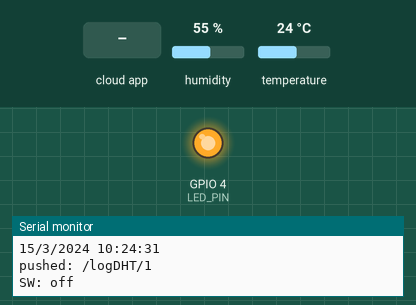
Bench run of a sketch on a simulated ESP8266 (NodeMCU). Parts: output pins drawn as LEDs (lit = HIGH), the last lines printed to the serial monitor. Inputs (shaded band) come from the test bench; at power-on: humidity 55 %, temperature 24 °C. WiFi joins after 1.5 s; servers stay silent unless stated; the local clock reads 2024-03-15 10:24:30 at power-on unless the sketch sets it; the Firebase database answers and starts empty.

Above: at 2.8 s.
2.9 s: the phone or cloud app sets LED to on
At 4.5 s:
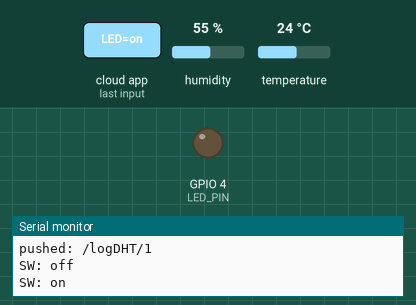
5.0 s: the phone or cloud app sets LED to off
At 6.4 s:
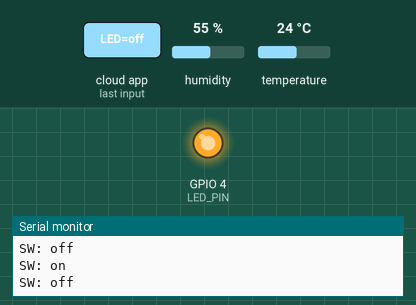
Timing chart, 0 to 8.0 s (numbered marks = the images above; inputs shaded):
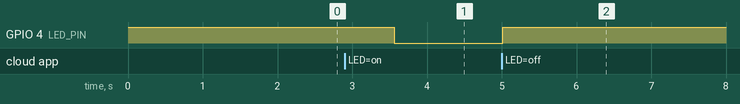

The sketch:

iot.ino
```cpp
#include <FirebaseArduino.h>
#include <ESP8266WiFi.h>
#include <DHT.h>
#include <time.h>
#define LED_PIN 4

// Config DHT
#define DHTPIN 5
#define DHTTYPE DHT22
DHT dht(DHTPIN, DHTTYPE);

// Config Firebase
#define FIREBASE_HOST "smartfarm-148.firebaseio.com"
#define FIREBASE_AUTH "***"

// Config connect WiFi
#define WIFI_SSID "eiei"
#define WIFI_PASSWORD "12345678"

// Config dateTime
int timezone = 7 * 3600;
int dst = 0;

void setup() {
  Serial.begin(115200);
  pinMode(LED_PIN, OUTPUT);
  digitalWrite(LED_PIN, HIGH);

  // connect to wifi.
  WiFi.begin(WIFI_SSID, WIFI_PASSWORD);
  Serial.print("connecting");
  while (WiFi.status() != WL_CONNECTED) {
    Serial.print(".");
    delay(500);
  }
  Serial.println();
  Serial.print("connected: ");
  Serial.println(WiFi.localIP());

  //setTime
  configTime(timezone, dst, "pool.ntp.org","time.nist.gov");
  Serial.println("\nWaiting for Internet time");

  while(!time(nullptr)){
     Serial.print("*");
     delay(1000);
  }
  Serial.println("\nTime response....OK");

  Firebase.begin(FIREBASE_HOST, FIREBASE_AUTH);
  Firebase.setString("/Node1/switch/LED", "off");
  //Firebase.stream("/Node1/switch/LED");
  dht.begin();
}

int i = 0;
String lastSW = "";
int hours = 0;
int minutes = 0;
int HH = 0;
int MM = 0;
int oldHH = 0;
int oldMM = 0;
int nD = 0;
int nM = 0;
int nY = 0;

void loop() {
  //showTime
  time_t now = time(nullptr);
  struct tm* p_tm = localtime(&now);
  if(i == 0){

    Serial.print(p_tm->tm_mday);
    Serial.print("/");
    Serial.print(p_tm->tm_mon + 1);
    Serial.print("/");
    Serial.print(p_tm->tm_year + 1900);

    Serial.print(" ");

    Serial.print(p_tm->tm_hour);
    Serial.print(":");
    Serial.print(p_tm->tm_min);
    Serial.print(":");
    Serial.println(p_tm->tm_sec);
    while ((p_tm->tm_year + 1900) == 1970) {
      time_t now = time(nullptr);
      struct tm* p_tm = localtime(&now);
      Serial.print(p_tm->tm_mday);
      Serial.print("/");
      Serial.print(p_tm->tm_mon + 1);
      Serial.print("/");
      Serial.print(p_tm->tm_year + 1900);

      Serial.print(" ");

      Serial.print(p_tm->tm_hour);
      Serial.print(":");
      Serial.print(p_tm->tm_min);
      Serial.print(":");
      Serial.println(p_tm->tm_sec);
    }
    oldHH = (p_tm->tm_hour+1);
    oldMM = (p_tm->tm_min+1);
  }
  HH = (p_tm->tm_hour);
  MM = (p_tm->tm_min);
  nD = (p_tm->tm_mday);
  nM = (p_tm->tm_mon + 1);
  nY = (p_tm->tm_year + 1900);

  // Read temp & Humidity for DHT22
  float h = dht.readHumidity();
  float t = dht.readTemperature();

  if (isnan(h) || isnan(t)) {
    Serial.println("Failed to read from DHT sensor!");
    delay(500);
    return;
  }

  if((i==0)||(oldMM == MM)){
    Firebase.setFloat("lastDHT/LHLF/humidity", h);
    if (Firebase.failed()) {
        Serial.print("set /humidity failed:");
        Serial.println(Firebase.error());
        return;
    }
    //Serial.print("set /humidity to ");
    //Serial.println(Firebase.getFloat("lastDHT/LHLF/humidity"));

    Firebase.setFloat("lastDHT/LHLF/temperature", t);
    if (Firebase.failed()) {
        Serial.print("set /temperature failed:");
        Serial.println(Firebase.error());
        return;
    }
    //Serial.print("set /temperature to ");
    //Serial.println(Firebase.getFloat("lastDHT/LHLF/temperature"));
    String tmp = String(HH)+":"+String(MM)+" น.";
    Firebase.setString("lastDHT/LHLF/timestamp", tmp);
    if (Firebase.failed()) {
        Serial.print("set /timestamp failed:");
        Serial.println(Firebase.error());
        return;
    }
    oldMM = (p_tm->tm_min+1);
    //Serial.print("oldMM : ");
    //Serial.println(oldMM);
  }
  if((i==0)||(oldHH == HH)){
    getDHTData(h,t,HH,MM);

    oldHH = (p_tm->tm_hour+1);
    //Serial.print("oldHH : ");
    //Serial.println(oldHH);
  }
  NewDoEvent();
  delay(1000);
  i=1;
  if(lastSW.indexOf("on") > -1){
    if(((p_tm->tm_hour) == hours)&&((p_tm->tm_min) == minutes)){
      Firebase.setString("/Node1/switch/LED", "off");
    }
  }
}
void getDHTData(float h,float t,int HH,int MM){
  String hf = String(h)+"%";
  String tf = String(t)+"°C";
  String tst = "";
  if(HH < 10){
    if(MM < 10){
      tst = "0"+String(HH)+":0"+String(MM)+" น.";
    }
    else{
      tst = "0"+String(HH)+":"+String(MM)+" น.";
    }
  }
  else{
    if(MM < 10){
      tst = String(HH)+":0"+String(MM)+" น.";
    }
    else{
      tst = String(HH)+":"+String(MM)+" น.";
    }
  }
  String nowSetDate = String(nD)+"/"+String(nM)+"/"+String(nY);
  StaticJsonBuffer<200> jsonBuffer;
  JsonObject& root = jsonBuffer.createObject();
  root["temperature"] = tf;
  root["humidity"] = hf;
  root["timestamp"] = tst;
  root["date"] = nowSetDate;

  // append a new value to /logDHT
  String name = Firebase.push("logDHT", root);
  // handle error
  if (Firebase.failed()) {
      Serial.print("pushing /logDHT failed:");
      Serial.println(Firebase.error());
      return;
  }
  Serial.print("pushed: /logDHT/");
  Serial.println(name);
}
void NewDoEvent(){
  String Fg = Firebase.getString("/Node1/switch/LED");
  //Serial.println(TFg);
  if(Firebase.failed()){
    Serial.println(Firebase.error());
    return;
  }
  else {
    if(lastSW != Fg){
      lastSW = Fg;
      Serial.println("SW: " + lastSW);
      //Serial.println("index of ON: " + String(lastSW.indexOf("on")));
      //Serial.println("index of OFF: " + String(lastSW.indexOf("off")));
      if(lastSW.indexOf("off") > -1){
        digitalWrite(LED_PIN, HIGH);
      }
      else if(lastSW.indexOf("on") > -1){
        digitalWrite(LED_PIN, LOW);
        hours = Firebase.getInt("/Node1/switch/hours");
        minutes = Firebase.getInt("/Node1/switch/minutes");
      }
    }
  }
}
```

Measured:
- after the input at 2.9 s, GPIO 4 (LED_PIN): HIGH → LOW after 0.66 s
- after the input at 5.0 s, GPIO 4 (LED_PIN): LOW → HIGH at once
